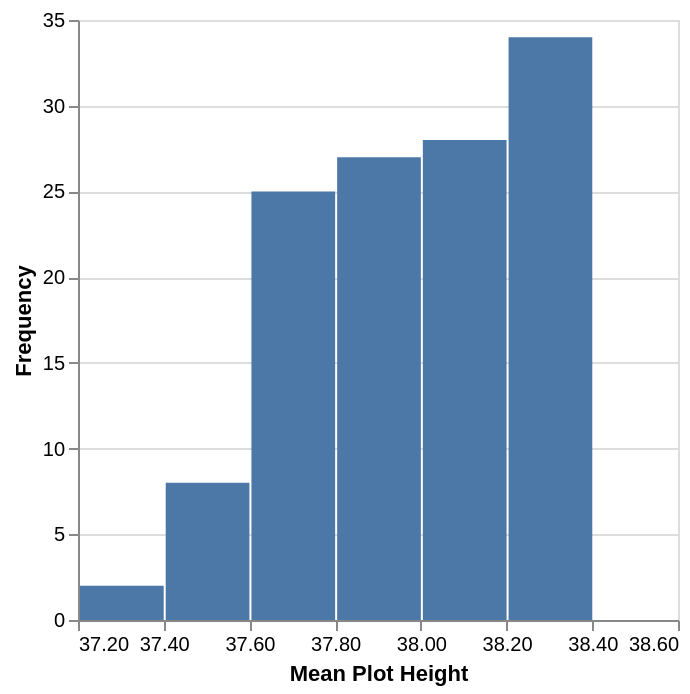

The notebook cell this image was saved under:
### Markdown cell above
The second method in `gcv.analyze` to measure height is `chm`, or **C**anopy **H**eight **M**odel.

This function is a vectorized method to subtract the bare ground DSM from a DSM with plants included.

### Code cell
hist = gcv.analyze.chm(dsm, geojson="plots.geojson")

### Figure 1 — Vega-Lite specification as saved in the notebook (floating-point values rounded to 4 significant figures)
{"config": {"view": {"continuousWidth": 300, "continuousHeight": 300}}, "data": {"name": "data-789bfa21d3b48cd2d357d239a3be4821"}, "mark": {"type": "bar"}, "encoding": {"x": {"bin": true, "field": "value", "title": "Mean Plot Height", "type": "quantitative"}, "y": {"aggregate": "count", "title": "Frequency", "type": "quantitative"}}, "$schema": "https://vega.github.io/schema/vega-lite/v5.20.1.json", "datasets": {"data-789bfa21d3b48cd2d357d239a3be4821": [{"value": 37.57}, {"value": 37.47}, {"value": 37.75}, {"value": 37.93}, {"value": 37.52}, {"value": 37.27}, {"value": 37.56}, {"value": 38.0}, {"value": 37.52}, {"value": 37.21}, {"value": 37.64}, {"value": 38.06}, {"value": 37.57}, {"value": 37.45}, {"value": 37.77}, {"value": 38.05}, {"value": 37.67}, {"value": 37.69}, {"value": 37.94}, {"value": 38.07}, {"value": 37.71}, {"value": 37.64}, {"value": 37.99}, {"value": 38.24}, {"value": 37.72}, {"value": 37.69}, {"value": 37.92}, {"value": 38.27}, {"value": 37.73}, {"value": 37.62}, {"value": 37.94}, {"value": 38.06}, {"value": 37.7}, {"value": 37.6}, {"value": 37.87}, {"value": 38.16}, {"value": 37.71}, {"value": 37.71}, {"value": 38.09}, {"value": 38.17}, {"value": 37.69}, {"value": 37.77}, {"value": 38.07}, {"value": 38.2}, {"value": 37.68}, {"value": 37.84}, {"value": 38.04}, {"value": 38.28}, {"value": 37.72}, {"value": 37.84}, {"value": 37.99}, {"value": 38.29}, {"value": 37.72}, {"value": 37.86}, {"value": 38.09}, {"value": 38.33}, {"value": 37.75}, {"value": 37.87}, {"value": 38.08}, {"value": 38.33}, {"value": 37.79}, {"value": 37.88}, {"value": 38.18}, {"value": 38.31}, {"value": 37.82}, {"value": 37.89}, {"value": 38.25}, {"value": 38.3}, {"value": 37.76}, {"value": 37.94}, {"value": 38.18}, {"value": 38.31}, {"value": 37.77}, {"value": 37.98}, {"value": 38.16}, {"value": 38.3}, {"value": 37.89}, {"value": 38.04}, {"value": 38.23}, {"value": 38.34}, {"value": 37.84}, {"value": 38.06}, {"value": 38.25}, {"value": 38.28}, {"value": 37.84}, {"value": 38.04}, {"value": 38.28}, {"value": 38.32}, {"value": 37.74}, {"value": 38.02}, {"value": 38.32}, {"value": 38.45}, {"value": 37.78}, {"value": 38.11}, {"value": 38.28}, {"value": 38.44}, {"value": 37.84}, {"value": 38.13}, {"value": 38.18}, {"value": 38.28}, {"value": 37.92}, {"value": 38.11}, {"value": 38.21}, {"value": 38.31}, {"value": 37.96}, {"value": 38.04}, {"value": 38.22}, {"value": 38.34}, {"value": 37.98}, {"value": 38.06}, {"value": 38.29}, {"value": 38.43}, {"value": 37.96}, {"value": 38.15}, {"value": 38.33}, {"value": 38.54}, {"value": 37.97}, {"value": 38.12}, {"value": 38.36}, {"value": 38.51}, {"value": 37.95}, {"value": 38.11}, {"value": 38.34}, {"value": 38.46}]}}
